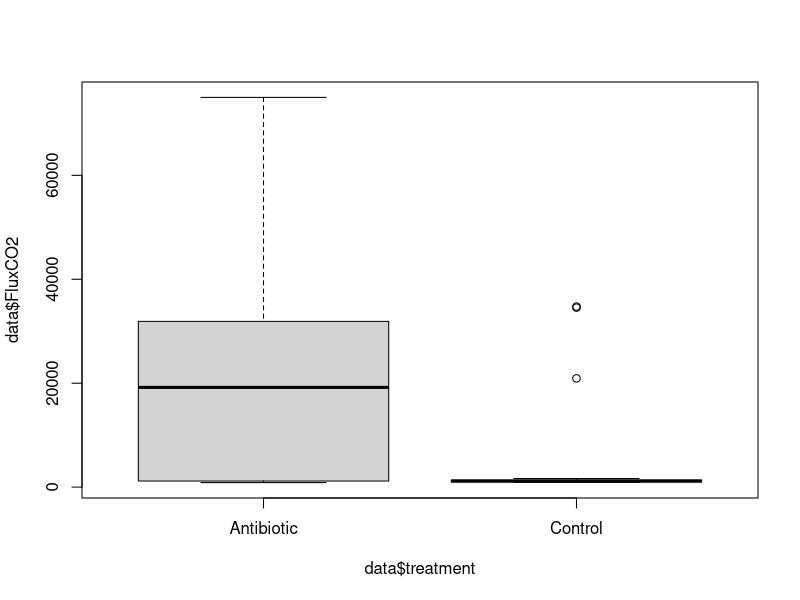
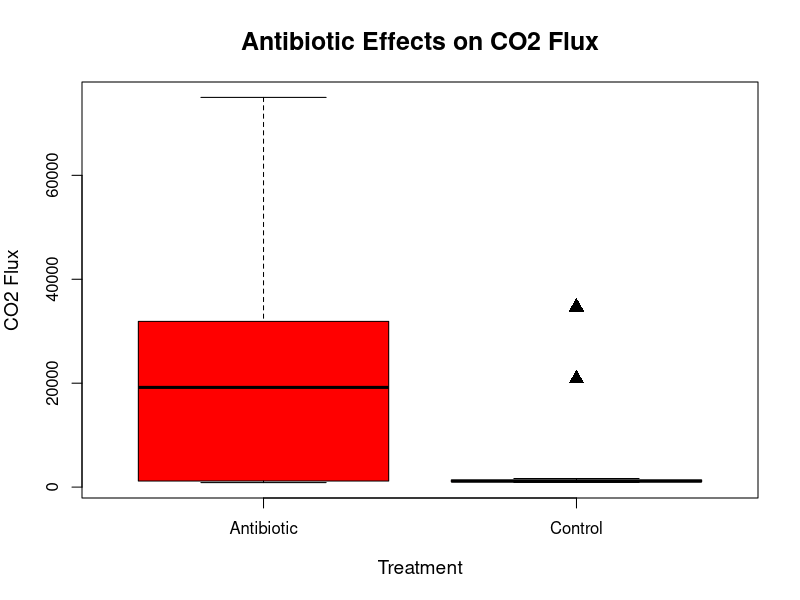
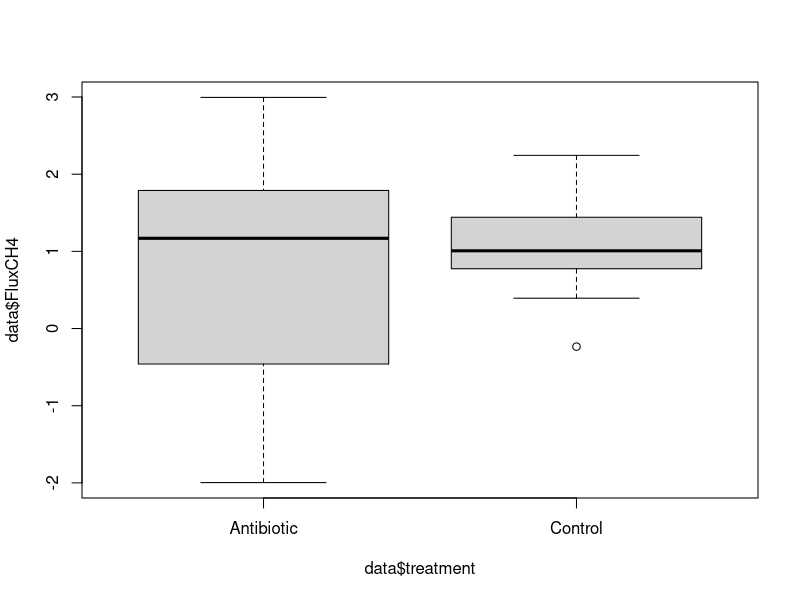
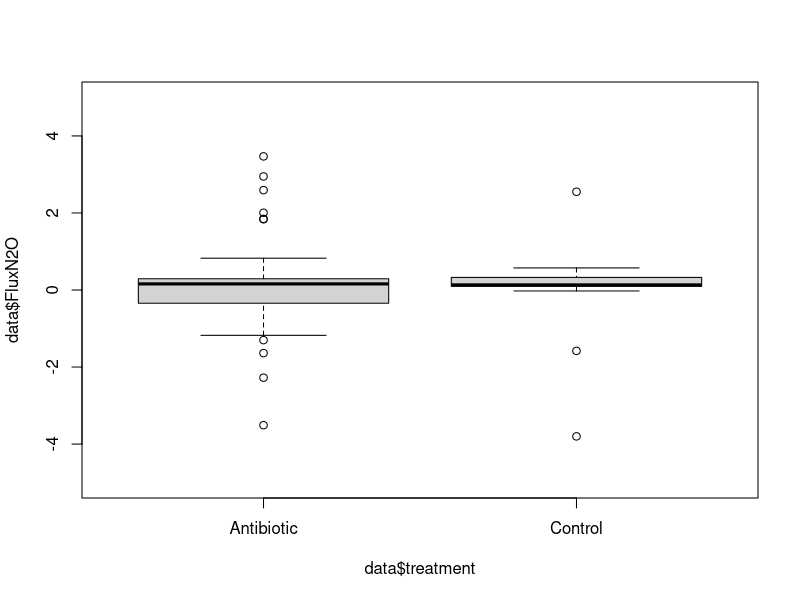
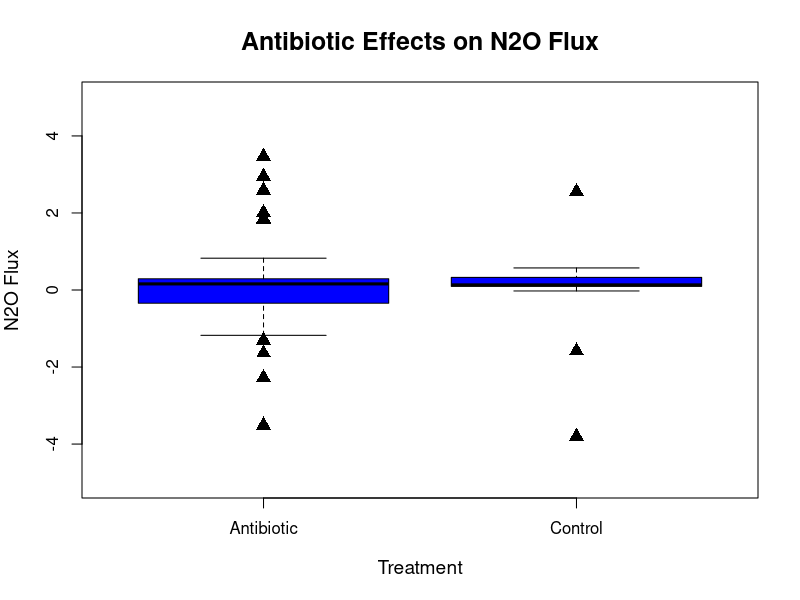
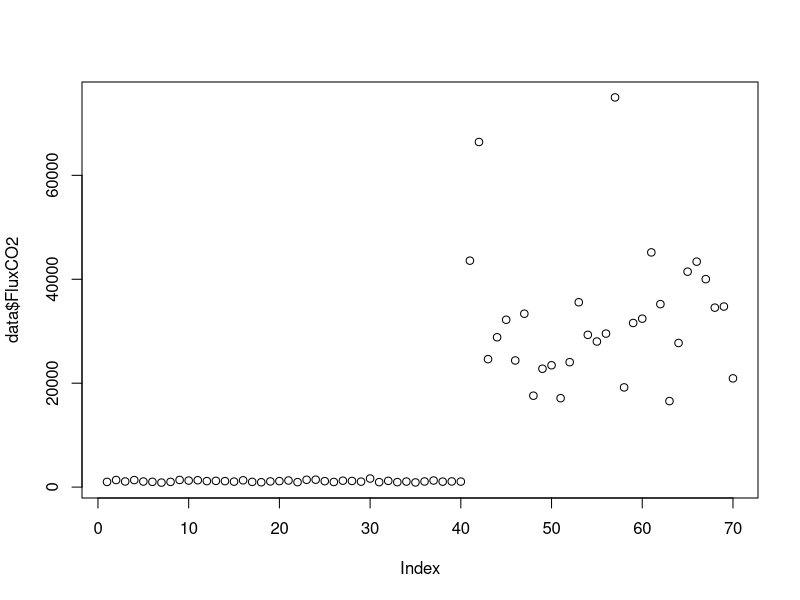

The R script that drew these images, in order: (Note: this script raises an error after producing the figures.)
#Download excel sheets from both Dryad links below
#https://datadryad.org/stash/dataset/doi:10.5061%2Fdryad.6bs01
#https://datadryad.org/stash/dataset/doi:10.5061%2Fdryad.t7f3rc8
#Question: How do antibiotics effect greenhouse emissions from cows?
#Goals:Boxplot of each gas of treatments for each experiment showing ANOVA, and	Scatter plot of significant gas flux, and independent gas flux showing linear regression.

setwd("C:/GitHub/kilgusmh/FinalProject")#Working directory is wrong.
install.packages("vegan")
library(vegan)

beetlegas.csv <- read.csv("beetlegas.csv", header=T)
cowgas.csv <- read.csv("cowgas.csv", header=T)

#Combines the rows of two differnt excel sheets to make into one dataframe
data <- rbind(beetlegas.csv,cowgas.csv)

#Separate each gas (CO2,CH4,N2O) to create a boxplot and ANOVA summary for each gas
#First CO2
boxplot(data$FluxCO2~data$treatment) 
boxplot(data$FluxCO2~data$treatment, xlab = "Treatment", ylab = "CO2 Flux", main = "Antibiotic Effects on CO2 Flux",
        cex.axis=1, cex.main = 1.5, cex.lab = 1.15, pch=17, col = "red", cex = 1.5)

modCO2 <- lm(data$FluxCO2 ~ data$treatment)
anova(modCO2)
summary(modCO2)

#Second CH4
boxplot(data$FluxCH4~data$treatment)
modCH4 <- lm(data$FluxCH4 ~ data$treatment)
anova(modCH4)
summary(modCH4)

#Third N2O
boxplot(data$FluxN2O~data$treatment, ylim = c(-5, 5))

boxplot(data$FluxN2O~data$treatment, xlab = "Treatment", ylab = "N2O Flux", main = "Antibiotic Effects on N2O Flux",
        cex.axis=1, cex.main = 1.5, cex.lab = 1.15, pch=17, col = "blue", cex = 1.5, ylim = c(-5, 5))
modN2O <- lm(data$FluxN2O ~ data$treatment)
anova(modN2O)
summary(modN2O)
#The most drastically different gases (using p-value), should be used in the linear regression

#Since N2O has small flux and not significant p-value compared to CO2, N2O is the independent value for linear regression.

plot(data$FluxCO2)
#Separate Antibiotic from control by creating a new dataframe
Antibiotic <- subset(data, treatment== "Antibiotic")
plot(Control$FluxCO2)
#Separate control from Antibiotic by creating a new dataframe
Control <- subset(data, treatment== "Control")
#What are these subsets and plots for?
#Create scatter plot of the relationship between CO2 and N2O
plot(data$FluxCO2 ~ data$FluxN2O, xlim = c(0, 3.5))
plot(data$FluxCO2 ~ data$FluxN2O,xlim = c(0, 3.5), ylim = c(0, 45000), xlab = "N2O Flux", ylab = "CO2 Flux", main = "Relationship of Gas Fluxes",
        cex.axis=1, cex.main = 1.5, cex.lab = 1.15, pch=17, col = "green", cex = 1.5)

#Create a summary to have stats like t-value
FluxCO2.lm <- lm(data$FluxCO2 ~ data$FluxN2O)

summary(FluxCO2.lm)
#Why didn't you run this model including flux and treatment like we talked about? 

#Save each graph to the Final Project folder for the results report.